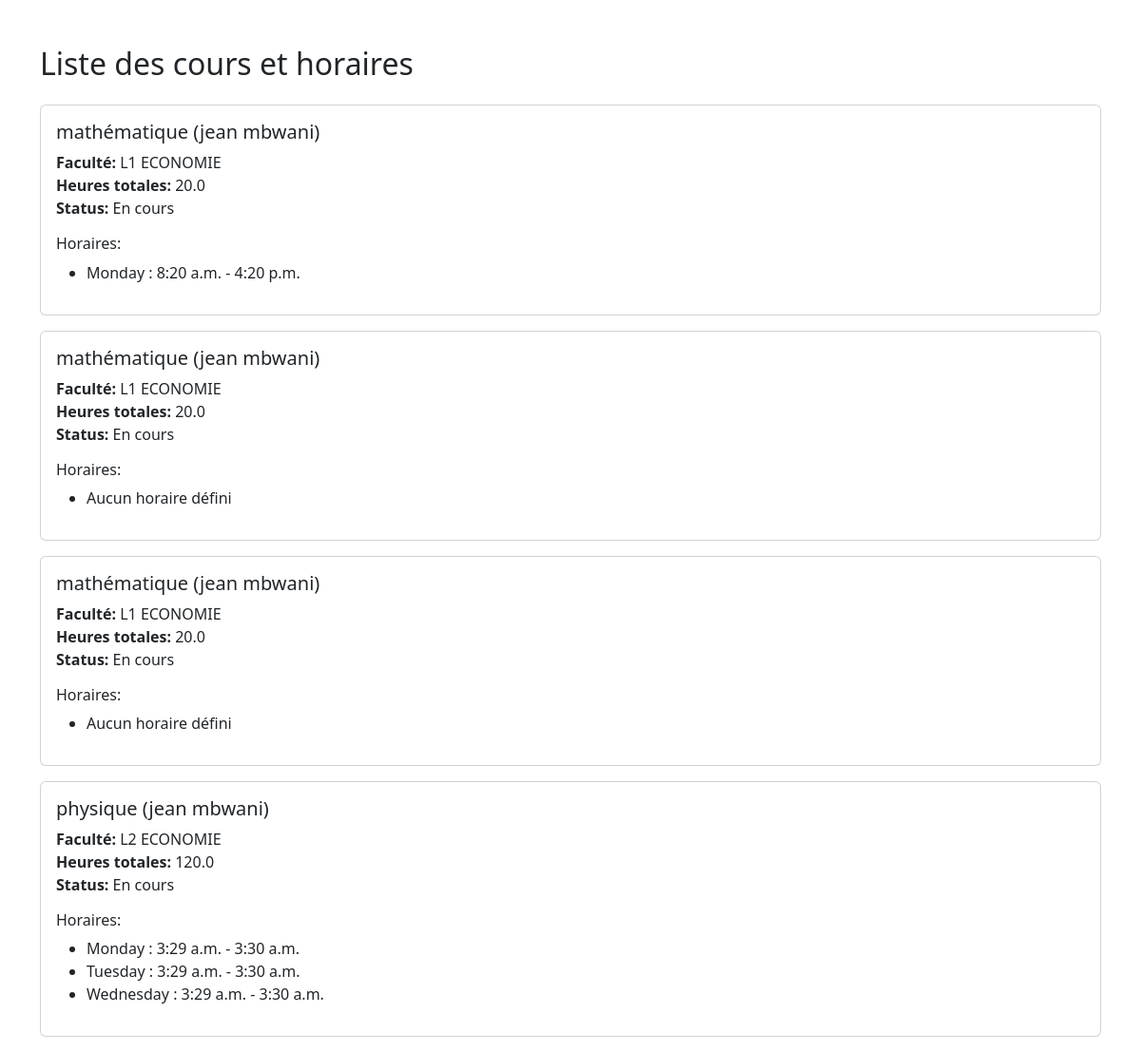
Before: /schedule/ with the older database file.
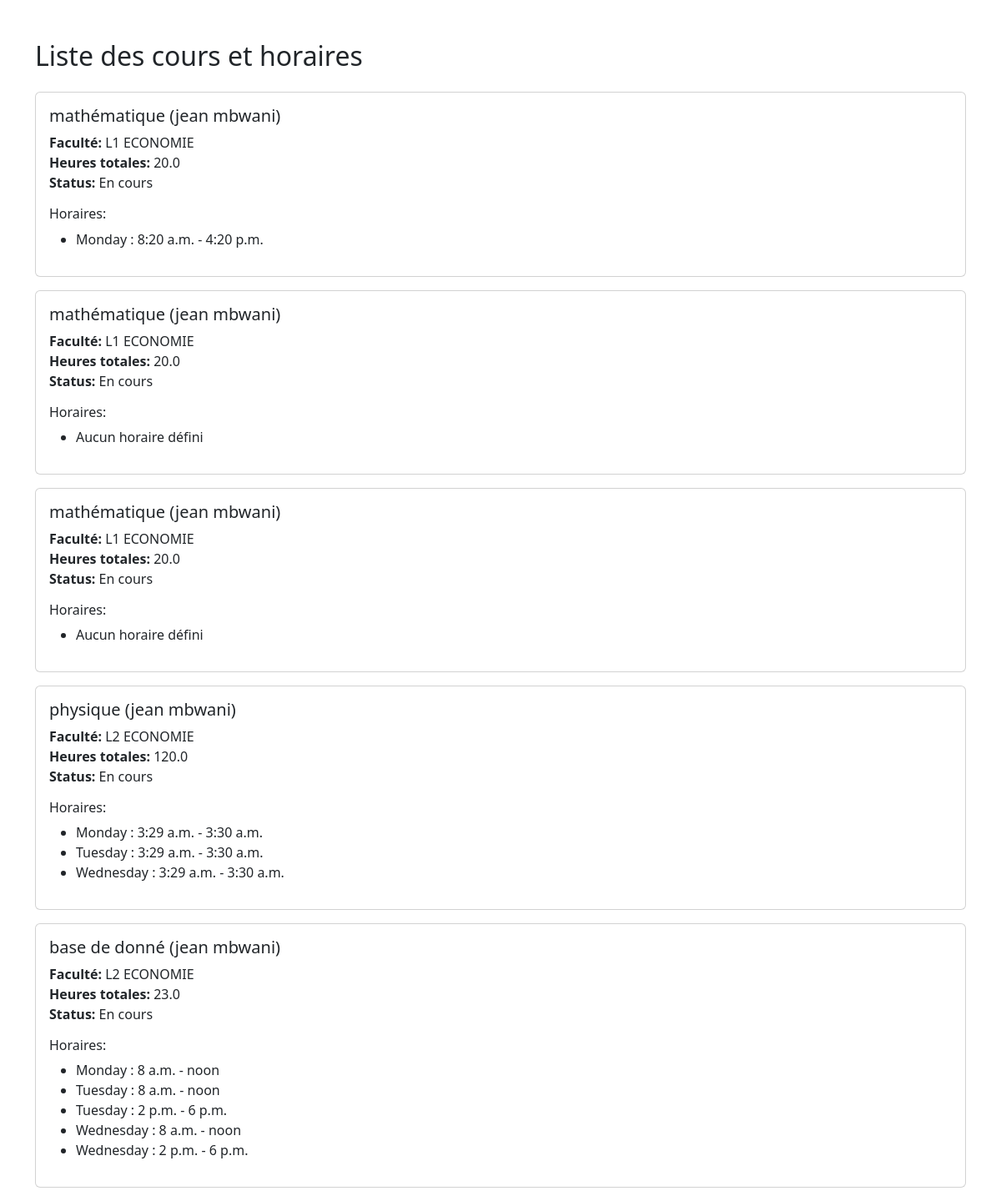
After: the same page with the newer database file.
### schedule/models.py (models this page shows, shortened)
class Course(models.Model):
    name = models.CharField(max_length=255)
    professor = models.CharField(max_length=255)
    total_hours = models.FloatField()
    faculty = models.ForeignKey(Faculty, on_delete=models.CASCADE)
    finished = models.BooleanField(default=False)

class Faculty(models.Model):
    name = models.CharField(max_length=255)
    level = models.CharField(max_length=255, null=True, blank=True)
    head_of_faculty = models.CharField(max_length=255, null=True, blank=True)

class CourseSchedule(models.Model):
    course = models.ForeignKey(Course, on_delete=models.CASCADE)
    day_of_week = models.CharField(max_length=10, choices=[
        ('Monday', 'Monday'), ('Tuesday', 'Tuesday'), ('Wednesday', 'Wednesday'),
        ('Thursday', 'Thursday'), ('Friday', 'Friday'), ('Saturday', 'Saturday'),
        ('Sunday', 'Sunday')
    ])
    start_time = models.TimeField()
    end_time = models.TimeField()

### schedule/views.py (the view)
# urls.py: path('', views.course_list, name='course_list'),
def course_list(request):
    courses = Course.objects.all().prefetch_related('courseschedule_set')
    return render(request, 'schedule/course_list.html', {'courses': courses})

### schedule/templates/schedule/course_list.html (shortened to what this page needs)
<!DOCTYPE html>
<html>
<head>
    <link href="https://cdn.jsdelivr.net/npm/bootstrap@5.3.0/dist/css/bootstrap.min.css" rel="stylesheet">
</head>
<body class="container mt-5">
    <h2 class="mb-4">Liste des cours et horaires</h2>
    {% for course in courses %}
        <div class="card mb-3">
            <div class="card-body">
                <h5 class="card-title">{{ course.name }} ({{ course.professor }})</h5>
                <p class="card-text">
                    <strong>Faculté:</strong> {{ course.faculty.name }}<br>
                    <strong>Heures totales:</strong> {{ course.total_hours }}<br>
                    <strong>Status:</strong> {{ course.finished|yesno:"Terminé,En cours" }}
                </p>
                <h6>Horaires:</h6>
                <ul>
                    {% for schedule in course.courseschedule_set.all %}
                        <li>{{ schedule.day_of_week }} : {{ schedule.start_time }} - {{ schedule.end_time }}</li>
                    {% empty %}
                        <li>Aucun horaire défini</li>
                    {% endfor %}
                </ul>
            </div>
        </div>
    {% endfor %}
</body>
</html>

Changed rows visible on the page:
added Course: name "base de donné", professor "jean mbwani", faculty.name "L2 ECONOMIE", total_hours "23.0", finished "En cours"
added CourseSchedule: day_of_week "Monday", start_time "8 a.m.", end_time "noon", shown under "base de donné"
added CourseSchedule: day_of_week "Tuesday", start_time "8 a.m.", end_time "noon", shown under "base de donné"
added CourseSchedule: day_of_week "Tuesday", start_time "2 p.m.", end_time "6 p.m.", shown under "base de donné"
added CourseSchedule: day_of_week "Wednesday", start_time "8 a.m.", end_time "noon", shown under "base de donné"
added CourseSchedule: day_of_week "Wednesday", start_time "2 p.m.", end_time "6 p.m.", shown under "base de donné"
